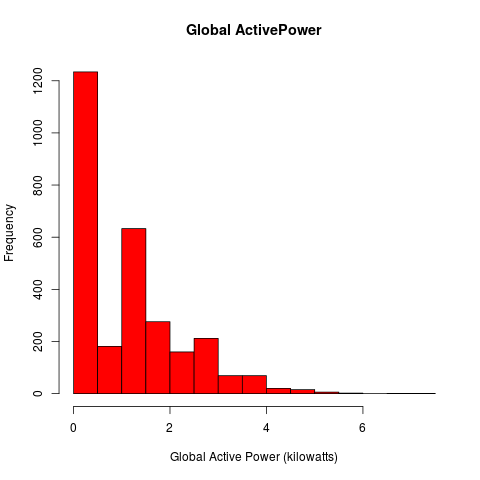

Here is the R script that generated this plot:
source("readData.R")

createPNG <- function(f, ...) {
    png("plot1.png", width = 480, height = 480)
    f(...)
    dev.off()
}

createPlot <- function(d) {
    hist(d[,2], col="red", main = "Global ActivePower",
         xlab = "Global Active Power (kilowatts)")
}